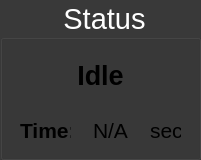
   <widget class="QGroupBox" name="_statusGroup">
    <property name="geometry">
     <rect>
      <x>590</x>
      <y>310</y>
      <width>201</width>
      <height>160</height>
     </rect>
    </property>
    <property name="palette">
     <palette>
      <active>
       <colorrole role="WindowText">
        <brush brushstyle="SolidPattern">
         <color alpha="255">
          <red>255</red>
          <green>255</green>
          <blue>255</blue>
         </color>
        </brush>
       </colorrole>
       <colorrole role="Button">
        <brush brushstyle="SolidPattern">
         <color alpha="255">
          <red>57</red>
          <green>57</green>
          <blue>57</blue>
         </color>
        </brush>
       </colorrole>
       <colorrole role="Light">
        <brush brushstyle="SolidPattern">
         <color alpha="255">
          <red>86</red>
          <green>86</green>
          <blue>86</blue>
         </color>
        </brush>
       </colorrole>
       <colorrole role="Midlight">
        <brush brushstyle="SolidPattern">
         <color alpha="255">
          <red>71</red>
          <green>71</green>
          <blue>71</blue>
         </color>
        </brush>
       </colorrole>
       <colorrole role="Dark">
        <brush brushstyle="SolidPattern">
         <color alpha="255">
          <red>28</red>
          <green>28</green>
          <blue>28</blue>
         </color>
        </brush>
       </colorrole>
       <colorrole role="Mid">
        <brush brushstyle="SolidPattern">
         <color alpha="255">
          <red>38</red>
          <green>38</green>
          <blue>38</blue>
         </color>
        </brush>
       </colorrole>
       <colorrole role="Text">
        <brush brushstyle="SolidPattern">
         <color alpha="255">
          <red>255</red>
          <green>255</green>
          <blue>255</blue>
         </color>
        </brush>
       </colorrole>
       <colorrole role="BrightText">
        <brush brushstyle="SolidPattern">
         <color alpha="255">
          <red>255</red>
          <green>255</green>
          <blue>255</blue>
         </color>
        </brush>
       </colorrole>
       <colorrole role="ButtonText">
        <brush brushstyle="SolidPattern">
         <color alpha="255">
          <red>255</red>
          <green>255</green>
          <blue>255</blue>
         </color>
        </brush>
       </colorrole>
       <colorrole role="Base">
        <brush brushstyle="SolidPattern">
         <color alpha="255">
          <red>0</red>
          <green>0</green>
          <blue>0</blue>
         </color>
        </brush>
       </colorrole>
       <colorrole role="Window">
        <brush brushstyle="SolidPattern">
         <color alpha="255">
          <red>57</red>
          <green>57</green>
          <blue>57</blue>
         </color>
        </brush>
       </colorrole>
       <colorrole role="Shadow">
        <brush brushstyle="SolidPattern">
         <color alpha="255">
          <red>0</red>
          <green>0</green>
          <blue>0</blue>
         </color>
        </brush>
       </colorrole>
       <colorrole role="AlternateBase">
        <brush brushstyle="SolidPattern">
         <color alpha="255">
          <red>28</red>
          <green>28</green>
          <blue>28</blue>
         </color>
        </brush>
       </colorrole>
       <colorrole role="ToolTipBase">
        <brush brushstyle="SolidPattern">
         <color alpha="255">
          <red>255</red>
          <green>255</green>
          <blue>220</blue>
         </color>
        </brush>
       </colorrole>
       <colorrole role="ToolTipText">
        <brush brushstyle="SolidPattern">
         <color alpha="255">
          <red>0</red>
          <green>0</green>
          <blue>0</blue>
         </color>
        </brush>
       </colorrole>
      </active>
      <inactive>
       <colorrole role="WindowText">
        <brush brushstyle="SolidPattern">
         <color alpha="255">
          <red>255</red>
          <green>255</green>
          <blue>255</blue>
         </color>
        </brush>
       </colorrole>
       <colorrole role="Button">
        <brush brushstyle="SolidPattern">
         <color alpha="255">
          <red>57</red>
          <green>57</green>
          <blue>57</blue>
         </color>
        </brush>
       </colorrole>
       <colorrole role="Light">
        <brush brushstyle="SolidPattern">
         <color alpha="255">
          <red>86</red>
          <green>86</green>
          <blue>86</blue>
         </color>
        </brush>
       </colorrole>
       <colorrole role="Midlight">
        <brush brushstyle="SolidPattern">
         <color alpha="255">
          <red>71</red>
          <green>71</green>
          <blue>71</blue>
         </color>
        </brush>
       </colorrole>
       <colorrole role="Dark">
        <brush brushstyle="SolidPattern">
         <color alpha="255">
          <red>28</red>
          <green>28</green>
          <blue>28</blue>
         </color>
        </brush>
       </colorrole>
       <colorrole role="Mid">
        <brush brushstyle="SolidPattern">
         <color alpha="255">
          <red>38</red>
          <green>38</green>
          <blue>38</blue>
         </color>
        </brush>
       </colorrole>
       <colorrole role="Text">
        <brush brushstyle="SolidPattern">
         <color alpha="255">
          <red>255</red>
          <green>255</green>
          <blue>255</blue>
         </color>
        </brush>
       </colorrole>
       <colorrole role="BrightText">
        <brush brushstyle="SolidPattern">
         <color alpha="255">
          <red>255</red>
          <green>255</green>
          <blue>255</blue>
         </color>
        </brush>
       </colorrole>
       <colorrole role="ButtonText">
        <brush brushstyle="SolidPattern">
         <color alpha="255">
          <red>255</red>
          <green>255</green>
          <blue>255</blue>
         </color>
        </brush>
       </colorrole>
       <colorrole role="Base">
        <brush brushstyle="SolidPattern">
         <color alpha="255">
          <red>0</red>
          <green>0</green>
          <blue>0</blue>
         </color>
        </brush>
       </colorrole>
       <colorrole role="Window">
        <brush brushstyle="SolidPattern">
         <color alpha="255">
          <red>57</red>
          <green>57</green>
          <blue>57</blue>
         </color>
        </brush>
       </colorrole>
       <colorrole role="Shadow">
        <brush brushstyle="SolidPattern">
         <color alpha="255">
          <red>0</red>
          <green>0</green>
          <blue>0</blue>
         </color>
        </brush>
       </colorrole>
       <colorrole role="AlternateBase">
        <brush brushstyle="SolidPattern">
         <color alpha="255">
          <red>28</red>
          <green>28</green>
          <blue>28</blue>
         </color>
        </brush>
       </colorrole>
       <colorrole role="ToolTipBase">
        <brush brushstyle="SolidPattern">
         <color alpha="255">
          <red>255</red>
          <green>255</green>
          <blue>220</blue>
         </color>
        </brush>
       </colorrole>
       <colorrole role="ToolTipText">
        <brush brushstyle="SolidPattern">
         <color alpha="255">
          <red>0</red>
          <green>0</green>
          <blue>0</blue>
         </color>
        </brush>
       </colorrole>
      </inactive>
      <disabled>
       <colorrole role="WindowText">
        <brush brushstyle="SolidPattern">
         <color alpha="255">
          <red>28</red>
          <green>28</green>
          <blue>28</blue>
         </color>
        </brush>
       </colorrole>
       <colorrole role="Button">
        <brush brushstyle="SolidPattern">
         <color alpha="255">
          <red>57</red>
          <green>57</green>
          <blue>57</blue>
         </color>
        </brush>
       </colorrole>
       <colorrole role="Light">
        <brush brushstyle="SolidPattern">
         <color alpha="255">
          <red>86</red>
          <green>86</green>
          <blue>86</blue>
         </color>
        </brush>
       </colorrole>
       <colorrole role="Midlight">
        <brush brushstyle="SolidPattern">
         <color alpha="255">
          <red>71</red>
          <green>71</green>
          <blue>71</blue>
         </color>
        </brush>
       </colorrole>
       <colorrole role="Dark">
        <brush brushstyle="SolidPattern">
         <color alpha="255">
          <red>28</red>
          <green>28</green>
          <blue>28</blue>
         </color>
        </brush>
       </colorrole>
       <colorrole role="Mid">
        <brush brushstyle="SolidPattern">
         <color alpha="255">
          <red>38</red>
          <green>38</green>
          <blue>38</blue>
         </color>
        </brush>
       </colorrole>
       <colorrole role="Text">
        <brush brushstyle="SolidPattern">
         <color alpha="255">
          <red>28</red>
          <green>28</green>
          <blue>28</blue>
         </color>
        </brush>
       </colorrole>
       <colorrole role="BrightText">
        <brush brushstyle="SolidPattern">
         <color alpha="255">
          <red>255</red>
          <green>255</green>
          <blue>255</blue>
         </color>
        </brush>
       </colorrole>
       <colorrole role="ButtonText">
        <brush brushstyle="SolidPattern">
         <color alpha="255">
          <red>28</red>
          <green>28</green>
          <blue>28</blue>
         </color>
        </brush>
       </colorrole>
       <colorrole role="Base">
        <brush brushstyle="SolidPattern">
         <color alpha="255">
          <red>57</red>
          <green>57</green>
          <blue>57</blue>
         </color>
        </brush>
       </colorrole>
       <colorrole role="Window">
        <brush brushstyle="SolidPattern">
         <color alpha="255">
          <red>57</red>
          <green>57</green>
          <blue>57</blue>
         </color>
        </brush>
       </colorrole>
       <colorrole role="Shadow">
        <brush brushstyle="SolidPattern">
         <color alpha="255">
          <red>0</red>
          <green>0</green>
          <blue>0</blue>
         </color>
        </brush>
       </colorrole>
       <colorrole role="AlternateBase">
        <brush brushstyle="SolidPattern">
         <color alpha="255">
          <red>57</red>
          <green>57</green>
          <blue>57</blue>
         </color>
        </brush>
       </colorrole>
       <colorrole role="ToolTipBase">
        <brush brushstyle="SolidPattern">
         <color alpha="255">
          <red>255</red>
          <green>255</green>
          <blue>220</blue>
         </color>
        </brush>
       </colorrole>
       <colorrole role="ToolTipText">
        <brush brushstyle="SolidPattern">
         <color alpha="255">
          <red>0</red>
          <green>0</green>
          <blue>0</blue>
         </color>
        </brush>
       </colorrole>
      </disabled>
     </palette>
    </property>
    <property name="font">
     <font>
      <family>Helvetica Neue</family>
      <pointsize>22</pointsize>
      <bold>false</bold>
     </font>
    </property>
    <property name="autoFillBackground">
     <bool>true</bool>
    </property>
    <property name="styleSheet">
     <string notr="true">QGroupBox::title { color: rgb(255, 255, 255); }</string>
    </property>
    <property name="title">
     <string>Status</string>
    </property>
    <property name="alignment">
     <set>Qt::AlignCenter</set>
    </property>
    <widget class="QLabel" name="statusLabel">
     <property name="geometry">
      <rect>
       <x>10</x>
       <y>50</y>
       <width>181</width>
       <height>51</height>
      </rect>
     </property>
     <property name="font">
      <font>
       <pointsize>20</pointsize>
       <bold>true</bold>
      </font>
     </property>
     <property name="text">
      <string>Idle</string>
     </property>
     <property name="alignment">
      <set>Qt::AlignCenter</set>
     </property>
    </widget>
    <widget class="QLabel" name="timeRemainingLabel">
     <property name="geometry">
      <rect>
       <x>80</x>
       <y>120</y>
       <width>61</width>
       <height>21</height>
      </rect>
     </property>
     <property name="font">
      <font>
       <pointsize>16</pointsize>
      </font>
     </property>
     <property name="text">
      <string>N/A</string>
     </property>
     <property name="alignment">
      <set>Qt::AlignCenter</set>
     </property>
    </widget>
    <widget class="QLabel" name="timeRemainingLabel_2">
     <property name="geometry">
      <rect>
       <x>20</x>
       <y>120</y>
       <width>51</width>
       <height>21</height>
      </rect>
     </property>
     <property name="font">
      <font>
       <pointsize>16</pointsize>
       <bold>true</bold>
      </font>
     </property>
     <property name="text">
      <string>Time:</string>
     </property>
     <property name="alignment">
      <set>Qt::AlignLeading|Qt::AlignLeft|Qt::AlignVCenter</set>
     </property>
    </widget>
    <widget class="QLabel" name="timeRemainingLabel_3">
     <property name="geometry">
      <rect>
       <x>150</x>
       <y>120</y>
       <width>31</width>
       <height>21</height>
      </rect>
     </property>
     <property name="font">
      <font>
       <pointsize>16</pointsize>
      </font>
     </property>
     <property name="text">
      <string>sec</string>
     </property>
     <property name="alignment">
      <set>Qt::AlignLeading|Qt::AlignLeft|Qt::AlignVCenter</set>
     </property>
    </widget>
   </widget>
